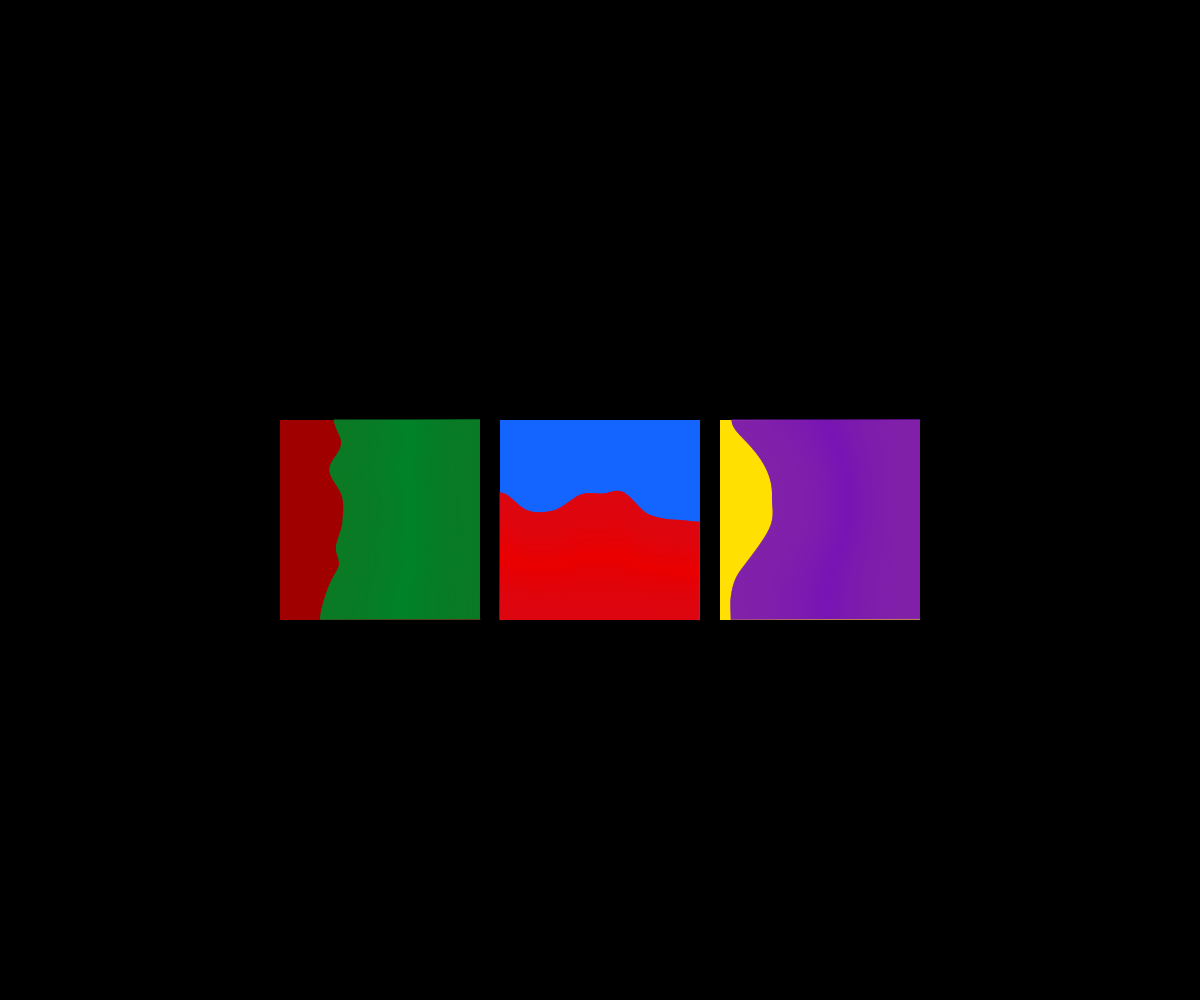
Frame 1 (no input)
Frame 60 (no input): identical to frame 1, image omitted
Frame 120 (the mouse pressed at the canvas centre since frame 60): identical to frame 1, image omitted

The p5.js sketch that drew this single still picture (run headless with seeded random() and noise() and a simulated clock; from frame 60 on, the mouse is pressed at the canvas centre):

// p5.js sketch
// ── sketch.js
//         ___       ________     
//        |\  \     |\   ____\    
//        \ \  \    \ \  \___|    
//         \ \  \    \ \  \       
//          \ \  \____\ \  \____  
//           \ \_______\ \_______\
//            \|_______|\|_______|
                                  
// -
//
// Sol Lewitt by Lucilla Cesaroni 
// 2021 Lucilla @LucillaCesaroni, Daniele @Fupete and the course DS-2021 at DESIGN.unirsm 
// github.com/ds-2021-unirsm - github.com/fupete - github.com/LucillaCesaroni 
// Educational purposes, MIT License, 2021, San Marino
//
// —

var w, h;

function setup() {
  createCanvas(w = windowWidth, h = windowHeight);
  background(0);
}

function draw() {

  background(0);
  translate(w / 2 - 340, h / 2 - 100);

  // primo quadro
  fill(160, 0, 0);
  noStroke();
  rect(20, 20, 200, 200); // quadrato di sfondo  

  // shape
  stroke(0, 130, 40); // colore linea
  noFill();

  beginShape();
  for (var i = 0; i < 200; i++) {
    var n_i = map(i, 0, 200, 0, 1); // per ogni altezza definisce un valore i
    var y = 200 * noise(n_i + 5);

    vertex(y, i + 20);
    vertex(220, i + 20);
  }
  endShape();

  // secondo quadro
  fill(20, 100, 255);
  noStroke();
  rect(240, 20, 200, 200); // quadrato di sfondo  

  // shape
  stroke(235, 0, 0); // colore linea
  noFill();

  beginShape();
  for (var i2 = 0; i2 < 200; i2++) {
    var n_i2 = map(i2, 0, 200, 0, 1); // per ogni altezza definisce un valore i
    var y2 = 200 * noise(n_i2 + 10);

    vertex(i2 + 240, y2);
    vertex(i2 + 240, 220);
  }
  endShape();

  // terzo quadro
  fill(255, 224, 0);
  noStroke();
  rect(460, 20, 200, 200); // quadrato di sfondo  

  // shape
  stroke(120, 20, 180); // colore linea
  noFill();

  beginShape();
  for (var i3 = 0; i3 < 200; i3++) {
    var n_i3 = map(i3, 0, 200, 0, 1); // per ogni altezza definisce un valore i
    var y3 = 200 * noise(n_i3 + 20);
    vertex(y3 + 420, i3 + 20);
    vertex(660, i3 + 20);
  }
  endShape();
}
